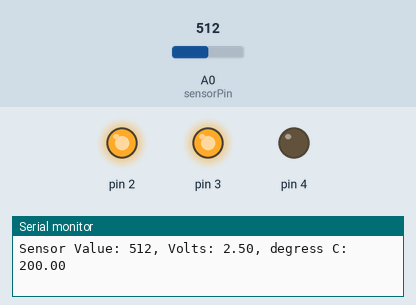
Recording of a sketch running on a simulated Arduino Uno, built with avr-gcc and run on an emulated ATmega328P. Shown: output pins drawn as LEDs (lit = HIGH), the last lines printed to the serial monitor. Inputs (shaded band) come from the test bench; at power-on: A0 (sensorPin) = 512.

Above: at 2.8 s.
2.9 s: A0 (sensorPin) set to 179
5.6 s: A0 (sensorPin) set to 163
At 7.1 s:
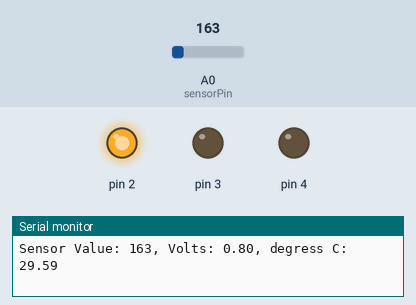
8.3 s: A0 (sensorPin) set to 122
At 11.2 s:
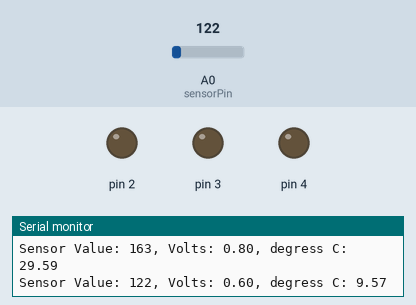
11.5 s: A0 (sensorPin) set to 306
At 13.0 s:
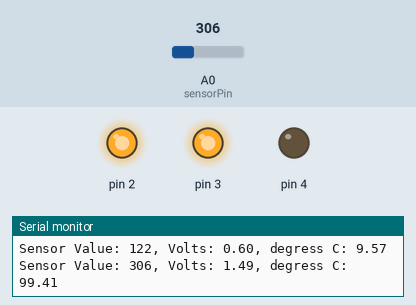
14.2 s: A0 (sensorPin) set to 0
At 17.3 s:
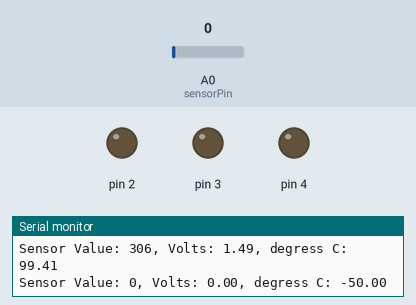
Timing chart, 0 to 18.5 s (numbered marks = the images above; inputs shaded):
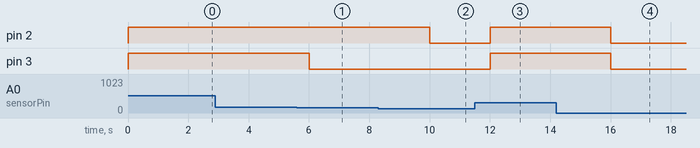

Measured:
- the behaviour switches between 164 and 163 on A0 (sensorPin) (found by bisection; images 0 and 1)
- after the input at 5.6 s, pin 3: HIGH → LOW after 0.41 s
- after the input at 8.3 s, pin 2: HIGH → LOW after 1.7 s
- after the input at 11.5 s, pin 2, pin 3: LOW → HIGH after 0.51 s
- after the input at 14.2 s, pin 2, pin 3: HIGH → LOW after 1.8 s

The sketch:

Temperature.ino
```cpp
const int sensorPin = A0;
const float baselineTemp = 20.0;

void setup()
{
    Serial.begin(9600);
    for (int pinNumber = 2; pinNumber < 5; pinNumber++)
    {
        pinMode(pinNumber, OUTPUT);
        digitalWrite(pinNumber, LOW);
    }
}

void loop()
{
    int sensorVal = analogRead(sensorPin);

    Serial.print("Sensor Value: ");
    Serial.print(sensorVal);

    float voltage = (sensorVal / 1024.0) * 5.0;

    Serial.print(", Volts: ");
    Serial.print(voltage);

    Serial.print(", degress C: ");
    float temperature = (voltage - .5) * 100;
    Serial.println(temperature);

    if (temperature < baselineTemp + 5)
    {
        digitalWrite(2, LOW);
        digitalWrite(3, LOW);
        digitalWrite(4, LOW);
    }
    else if (temperature < baselineTemp + 10)
    {
        digitalWrite(2, HIGH);
        digitalWrite(3, LOW);
        digitalWrite(4, LOW);
    }
    else if (temperature < baselineTemp + 15)
    {
        digitalWrite(2, HIGH);
        digitalWrite(3, HIGH);
        digitalWrite(4, LOW);
    }
    else
    {
        digitalWrite(2, HIGH);
        digitalWrite(3, HIGH);
        digitalWrite(4, LOW);
    }
    delay(2000);
}
```
